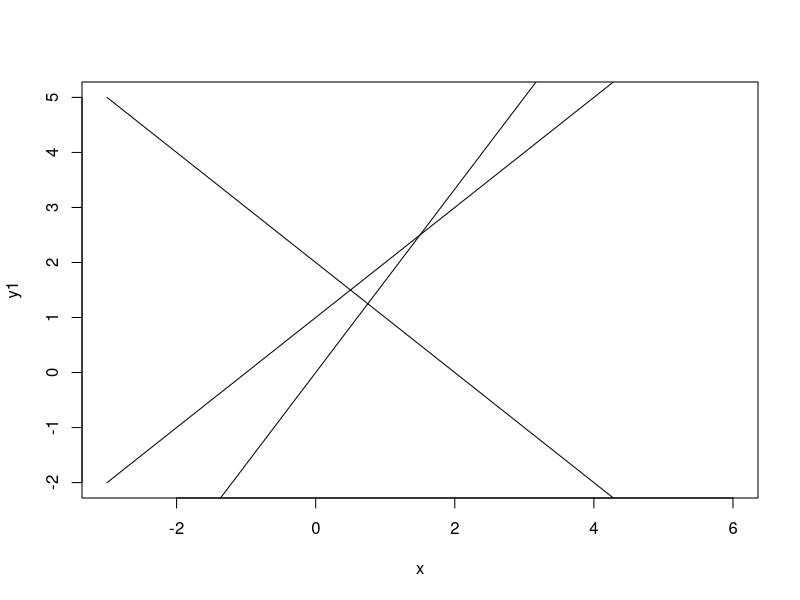
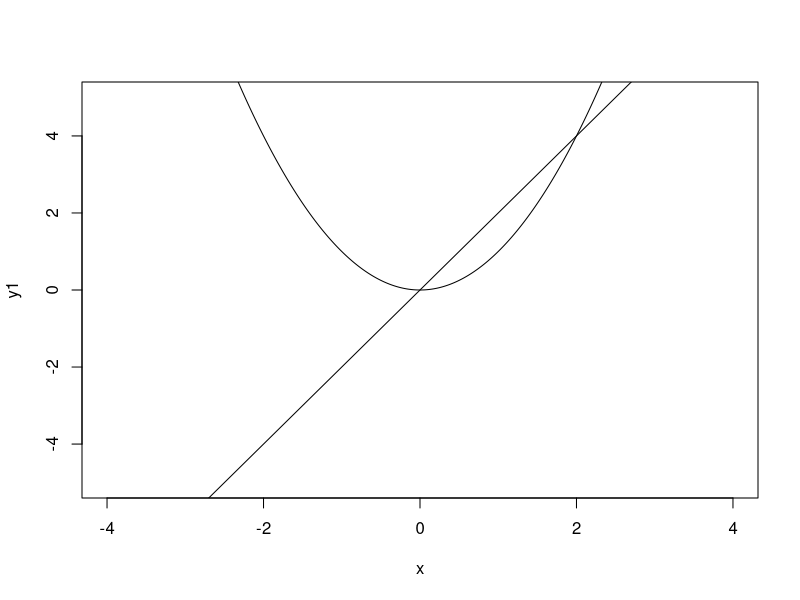
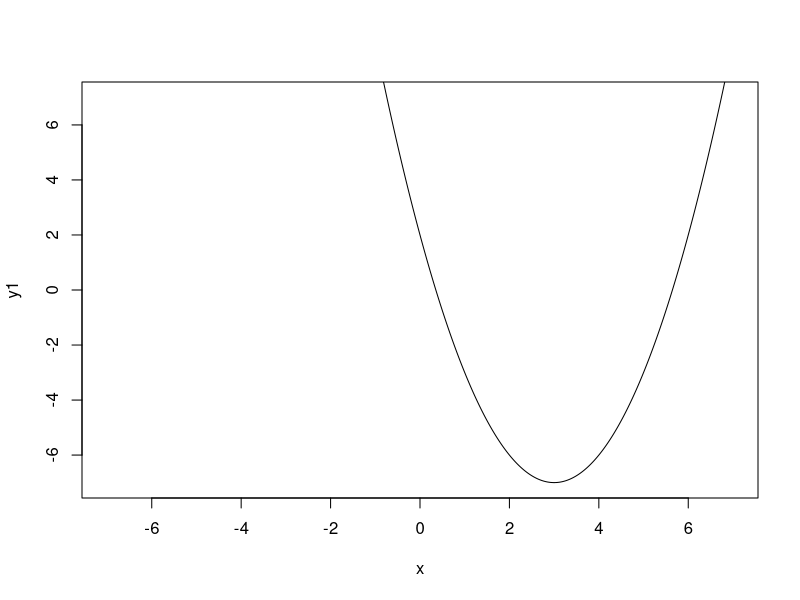

These figures' R source, in order:
# An R implementation of many of the examples found in
# Frank Morgan's CALCULUS LITE (AK Peters. 1997.)

#### 1. The Derivative          (001-124)       ####
# p.3
mileage<-function(t) 20*t^2
mileage(3)

# p.7
f<-function(t) 3*t^3 - 7*t^2
f(10)
D(expression(3*t^3-7*t^2),'t')

# p.8
D(expression(-7*x^10+5*x^3+2),'x')

# p.8-10 (Exercises)
D(expression(t^7 + t^5),'t')
D(expression(-6*t^3 + 12*t^2 -4*t + 7),'t')

# p.12-13
## Figure 2.1
x=seq(-3,5,by=0.01)
y1=(5/3)*x+0
y2=-x+2
y3=x+1
plot(x,y1,type="l",xlim=c(-3,6),ylim=c(-2,5))
points(x,y2,type="l",xlim=c(-3,6),ylim=c(-2,5))
points(x,y3,type="l",xlim=c(-3,6),ylim=c(-2,5))

## Figure 2.2 (NEEDS WORK. See 12)
x=seq(-4,4,by=0.01)
y1=x^2
dy1=D(expression(x^2),'x')
y2=2*x

plot(x,y1,type="l",ylim=c(-5,5))
points(x,y2,type="l")

## Figure 2.3 
x=seq(-7,7,by=0.01)
y1=x^2 - 6*x + 2
plot(x,y1,type="l",xlim=c(-7,7),ylim=c(-7,7))

#### 2. The Integral            (125-202)       ####
#### 3. Infinite Series         (203-220)       ####
#### 4. Differential Equations  (221-244)       ####
#### 5. Multivariable Calculus  (245-260)       ####
